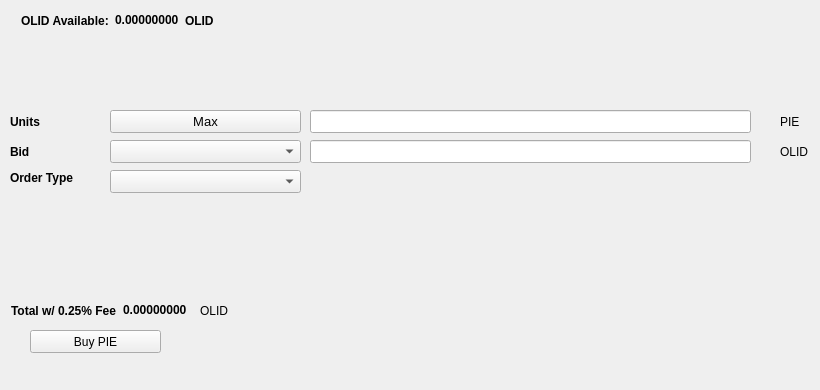
   <widget class="QWidget" name="BuyTab">
    <attribute name="title">
     <string>Buy</string>
    </attribute>
    <widget class="QPushButton" name="BuyPIE">
     <property name="geometry">
      <rect>
       <x>30</x>
       <y>330</y>
       <width>131</width>
       <height>23</height>
      </rect>
     </property>
     <property name="text">
      <string>Buy PIE</string>
     </property>
     <property name="icon">
      <iconset resource="../solidreserve.qrc">
       <normaloff>:/icons/solidreserve</normaloff>:/icons/solidreserve</iconset>
     </property>
    </widget>
    <widget class="QLabel" name="label_3">
     <property name="geometry">
      <rect>
       <x>10</x>
       <y>110</y>
       <width>46</width>
       <height>23</height>
      </rect>
     </property>
     <property name="font">
      <font>
       <weight>75</weight>
       <bold>true</bold>
      </font>
     </property>
     <property name="text">
      <string>Units</string>
     </property>
    </widget>
    <widget class="QLineEdit" name="UnitsInput">
     <property name="geometry">
      <rect>
       <x>310</x>
       <y>110</y>
       <width>441</width>
       <height>23</height>
      </rect>
     </property>
     <property name="font">
      <font>
       <pointsize>9</pointsize>
       <weight>75</weight>
       <bold>true</bold>
      </font>
     </property>
    </widget>
    <widget class="QLineEdit" name="BuyBidPriceEdit">
     <property name="geometry">
      <rect>
       <x>310</x>
       <y>140</y>
       <width>441</width>
       <height>23</height>
      </rect>
     </property>
     <property name="font">
      <font>
       <pointsize>9</pointsize>
       <weight>75</weight>
       <bold>true</bold>
      </font>
     </property>
    </widget>
    <widget class="QLabel" name="label_4">
     <property name="geometry">
      <rect>
       <x>780</x>
       <y>110</y>
       <width>31</width>
       <height>23</height>
      </rect>
     </property>
     <property name="text">
      <string>PIE</string>
     </property>
    </widget>
    <widget class="QLabel" name="label_5">
     <property name="geometry">
      <rect>
       <x>780</x>
       <y>140</y>
       <width>31</width>
       <height>23</height>
      </rect>
     </property>
     <property name="text">
      <string>OLID</string>
     </property>
    </widget>
    <widget class="QLabel" name="label_6">
     <property name="geometry">
      <rect>
       <x>10</x>
       <y>140</y>
       <width>46</width>
       <height>23</height>
      </rect>
     </property>
     <property name="font">
      <font>
       <weight>75</weight>
       <bold>true</bold>
      </font>
     </property>
     <property name="text">
      <string>Bid</string>
     </property>
    </widget>
    <widget class="QLabel" name="label_7">
     <property name="geometry">
      <rect>
       <x>10</x>
       <y>170</y>
       <width>91</width>
       <height>16</height>
      </rect>
     </property>
     <property name="font">
      <font>
       <weight>75</weight>
       <bold>true</bold>
      </font>
     </property>
     <property name="text">
      <string>Order Type</string>
     </property>
    </widget>
    <widget class="QPushButton" name="Buy_Max_Amount">
     <property name="geometry">
      <rect>
       <x>110</x>
       <y>110</y>
       <width>191</width>
       <height>23</height>
      </rect>
     </property>
     <property name="font">
      <font>
       <pointsize>10</pointsize>
      </font>
     </property>
     <property name="text">
      <string>Max</string>
     </property>
    </widget>
    <widget class="QComboBox" name="BuyBidcomboBox">
     <property name="geometry">
      <rect>
       <x>110</x>
       <y>140</y>
       <width>191</width>
       <height>23</height>
      </rect>
     </property>
     <property name="font">
      <font>
       <pointsize>10</pointsize>
      </font>
     </property>
    </widget>
    <widget class="QComboBox" name="buyOrdertypeCombo">
     <property name="geometry">
      <rect>
       <x>110</x>
       <y>170</y>
       <width>191</width>
       <height>23</height>
      </rect>
     </property>
     <property name="font">
      <font>
       <pointsize>10</pointsize>
      </font>
     </property>
    </widget>
    <widget class="QWidget" name="layoutWidget1">
     <property name="geometry">
      <rect>
       <x>21</x>
       <y>11</y>
       <width>227</width>
       <height>19</height>
      </rect>
     </property>
     <layout class="QHBoxLayout" name="horizontalLayout_3">
      <item>
       <widget class="QLabel" name="label232">
        <property name="font">
         <font>
          <weight>75</weight>
          <bold>true</bold>
         </font>
        </property>
        <property name="text">
         <string>OLID Available:</string>
        </property>
       </widget>
      </item>
      <item>
       <widget class="QLabel" name="OlidAvailableLbl">
        <property name="palette">
         <palette>
          <active>
           <colorrole role="WindowText">
            <brush brushstyle="SolidPattern">
             <color alpha="255">
              <red>0</red>
              <green>0</green>
              <blue>0</blue>
             </color>
            </brush>
           </colorrole>
           <colorrole role="Button">
            <brush brushstyle="SolidPattern">
             <color alpha="255">
              <red>0</red>
              <green>170</green>
              <blue>0</blue>
             </color>
            </brush>
           </colorrole>
           <colorrole role="Light">
            <brush brushstyle="SolidPattern">
             <color alpha="255">
              <red>0</red>
              <green>255</green>
              <blue>0</blue>
             </color>
            </brush>
           </colorrole>
           <colorrole role="Midlight">
            <brush brushstyle="SolidPattern">
             <color alpha="255">
              <red>0</red>
              <green>212</green>
              <blue>0</blue>
             </color>
            </brush>
           </colorrole>
           <colorrole role="Dark">
            <brush brushstyle="SolidPattern">
             <color alpha="255">
              <red>0</red>
              <green>85</green>
              <blue>0</blue>
             </color>
            </brush>
           </colorrole>
           <colorrole role="Mid">
            <brush brushstyle="SolidPattern">
             <color alpha="255">
              <red>0</red>
              <green>113</green>
              <blue>0</blue>
             </color>
            </brush>
           </colorrole>
           <colorrole role="Text">
            <brush brushstyle="SolidPattern">
             <color alpha="255">
              <red>0</red>
              <green>170</green>
              <blue>0</blue>
             </color>
            </brush>
           </colorrole>
           <colorrole role="BrightText">
            <brush brushstyle="SolidPattern">
             <color alpha="255">
              <red>255</red>
              <green>255</green>
              <blue>255</blue>
             </color>
            </brush>
           </colorrole>
           <colorrole role="ButtonText">
            <brush brushstyle="SolidPattern">
             <color alpha="255">
              <red>0</red>
              <green>0</green>
              <blue>0</blue>
             </color>
            </brush>
           </colorrole>
           <colorrole role="Base">
            <brush brushstyle="SolidPattern">
             <color alpha="255">
              <red>255</red>
              <green>255</green>
              <blue>255</blue>
             </color>
            </brush>
           </colorrole>
           <colorrole role="Window">
            <brush brushstyle="SolidPattern">
             <color alpha="255">
              <red>0</red>
              <green>170</green>
              <blue>0</blue>
             </color>
            </brush>
           </colorrole>
           <colorrole role="Shadow">
            <brush brushstyle="SolidPattern">
             <color alpha="255">
              <red>0</red>
              <green>0</green>
              <blue>0</blue>
             </color>
            </brush>
           </colorrole>
           <colorrole role="AlternateBase">
            <brush brushstyle="SolidPattern">
             <color alpha="255">
              <red>127</red>
              <green>212</green>
              <blue>127</blue>
             </color>
            </brush>
           </colorrole>
           <colorrole role="ToolTipBase">
            <brush brushstyle="SolidPattern">
             <color alpha="255">
              <red>255</red>
              <green>255</green>
              <blue>220</blue>
             </color>
            </brush>
           </colorrole>
           <colorrole role="ToolTipText">
            <brush brushstyle="SolidPattern">
             <color alpha="255">
              <red>0</red>
              <green>0</green>
              <blue>0</blue>
             </color>
            </brush>
           </colorrole>
          </active>
          <inactive>
           <colorrole role="WindowText">
            <brush brushstyle="SolidPattern">
             <color alpha="255">
              <red>0</red>
              <green>0</green>
              <blue>0</blue>
             </color>
            </brush>
           </colorrole>
           <colorrole role="Button">
            <brush brushstyle="SolidPattern">
             <color alpha="255">
              <red>0</red>
              <green>170</green>
              <blue>0</blue>
             </color>
            </brush>
           </colorrole>
           <colorrole role="Light">
            <brush brushstyle="SolidPattern">
             <color alpha="255">
              <red>0</red>
              <green>255</green>
              <blue>0</blue>
             </color>
            </brush>
           </colorrole>
           <colorrole role="Midlight">
            <brush brushstyle="SolidPattern">
             <color alpha="255">
              <red>0</red>
              <green>212</green>
              <blue>0</blue>
             </color>
            </brush>
           </colorrole>
           <colorrole role="Dark">
            <brush brushstyle="SolidPattern">
             <color alpha="255">
              <red>0</red>
              <green>85</green>
              <blue>0</blue>
             </color>
            </brush>
           </colorrole>
           <colorrole role="Mid">
            <brush brushstyle="SolidPattern">
             <color alpha="255">
              <red>0</red>
              <green>113</green>
              <blue>0</blue>
             </color>
            </brush>
           </colorrole>
           <colorrole role="Text">
            <brush brushstyle="SolidPattern">
             <color alpha="255">
              <red>0</red>
              <green>170</green>
              <blue>0</blue>
             </color>
            </brush>
           </colorrole>
           <colorrole role="BrightText">
            <brush brushstyle="SolidPattern">
             <color alpha="255">
              <red>255</red>
              <green>255</green>
              <blue>255</blue>
             </color>
            </brush>
           </colorrole>
           <colorrole role="ButtonText">
            <brush brushstyle="SolidPattern">
             <color alpha="255">
              <red>0</red>
              <green>0</green>
              <blue>0</blue>
             </color>
            </brush>
           </colorrole>
           <colorrole role="Base">
            <brush brushstyle="SolidPattern">
             <color alpha="255">
              <red>255</red>
              <green>255</green>
              <blue>255</blue>
             </color>
            </brush>
           </colorrole>
           <colorrole role="Window">
            <brush brushstyle="SolidPattern">
             <color alpha="255">
              <red>0</red>
              <green>170</green>
              <blue>0</blue>
             </color>
            </brush>
           </colorrole>
           <colorrole role="Shadow">
            <brush brushstyle="SolidPattern">
             <color alpha="255">
              <red>0</red>
              <green>0</green>
              <blue>0</blue>
             </color>
            </brush>
           </colorrole>
           <colorrole role="AlternateBase">
            <brush brushstyle="SolidPattern">
             <color alpha="255">
              <red>127</red>
              <green>212</green>
              <blue>127</blue>
             </color>
            </brush>
           </colorrole>
           <colorrole role="ToolTipBase">
            <brush brushstyle="SolidPattern">
             <color alpha="255">
              <red>255</red>
              <green>255</green>
              <blue>220</blue>
             </color>
            </brush>
           </colorrole>
           <colorrole role="ToolTipText">
            <brush brushstyle="SolidPattern">
             <color alpha="255">
              <red>0</red>
              <green>0</green>
              <blue>0</blue>
             </color>
            </brush>
           </colorrole>
          </inactive>
          <disabled>
           <colorrole role="WindowText">
            <brush brushstyle="SolidPattern">
             <color alpha="255">
              <red>0</red>
              <green>85</green>
              <blue>0</blue>
             </color>
            </brush>
           </colorrole>
           <colorrole role="Button">
            <brush brushstyle="SolidPattern">
             <color alpha="255">
              <red>0</red>
              <green>170</green>
              <blue>0</blue>
             </color>
            </brush>
           </colorrole>
           <colorrole role="Light">
            <brush brushstyle="SolidPattern">
             <color alpha="255">
              <red>0</red>
              <green>255</green>
              <blue>0</blue>
             </color>
            </brush>
           </colorrole>
           <colorrole role="Midlight">
            <brush brushstyle="SolidPattern">
             <color alpha="255">
              <red>0</red>
              <green>212</green>
              <blue>0</blue>
             </color>
            </brush>
           </colorrole>
           <colorrole role="Dark">
            <brush brushstyle="SolidPattern">
             <color alpha="255">
              <red>0</red>
              <green>85</green>
              <blue>0</blue>
             </color>
            </brush>
           </colorrole>
           <colorrole role="Mid">
            <brush brushstyle="SolidPattern">
             <color alpha="255">
              <red>0</red>
              <green>113</green>
              <blue>0</blue>
             </color>
            </brush>
           </colorrole>
           <colorrole role="Text">
            <brush brushstyle="SolidPattern">
             <color alpha="255">
              <red>0</red>
              <green>85</green>
              <blue>0</blue>
             </color>
            </brush>
           </colorrole>
           <colorrole role="BrightText">
            <brush brushstyle="SolidPattern">
             <color alpha="255">
              <red>255</red>
              <green>255</green>
              <blue>255</blue>
             </color>
            </brush>
           </colorrole>
           <colorrole role="ButtonText">
            <brush brushstyle="SolidPattern">
             <color alpha="255">
              <red>0</red>
              <green>85</green>
              <blue>0</blue>
             </color>
            </brush>
           </colorrole>
           <colorrole role="Base">
            <brush brushstyle="SolidPattern">
             <color alpha="255">
              <red>0</red>
              <green>170</green>
              <blue>0</blue>
             </color>
            </brush>
           </colorrole>
           <colorrole role="Window">
            <brush brushstyle="SolidPattern">
             <color alpha="255">
              <red>0</red>
              <green>170</green>
              <blue>0</blue>
             </color>
            </brush>
           </colorrole>
           <colorrole role="Shadow">
            <brush brushstyle="SolidPattern">
             <color alpha="255">
              <red>0</red>
              <green>0</green>
              <blue>0</blue>
             </color>
            </brush>
           </colorrole>
           <colorrole role="AlternateBase">
            <brush brushstyle="SolidPattern">
             <color alpha="255">
              <red>0</red>
              <green>170</green>
              <blue>0</blue>
             </color>
            </brush>
           </colorrole>
           <colorrole role="ToolTipBase">
            <brush brushstyle="SolidPattern">
             <color alpha="255">
              <red>255</red>
              <green>255</green>
              <blue>220</blue>
             </color>
            </brush>
           </colorrole>
           <colorrole role="ToolTipText">
            <brush brushstyle="SolidPattern">
             <color alpha="255">
              <red>0</red>
              <green>0</green>
              <blue>0</blue>
             </color>
            </brush>
           </colorrole>
          </disabled>
         </palette>
        </property>
        <property name="font">
         <font>
          <weight>75</weight>
          <bold>true</bold>
         </font>
        </property>
        <property name="text">
         <string>0.00000000</string>
        </property>
        <property name="textInteractionFlags">
         <set>Qt::LinksAccessibleByMouse|Qt::TextSelectableByKeyboard|Qt::TextSelectableByMouse</set>
        </property>
       </widget>
      </item>
      <item>
       <widget class="QLabel" name="OlidAvailableLbl_2">
        <property name="font">
         <font>
          <weight>75</weight>
          <bold>true</bold>
         </font>
        </property>
        <property name="text">
         <string>OLID</string>
        </property>
       </widget>
      </item>
     </layout>
    </widget>
    <widget class="QWidget" name="layoutWidge2">
     <property name="geometry">
      <rect>
       <x>11</x>
       <y>301</y>
       <width>259</width>
       <height>19</height>
      </rect>
     </property>
     <layout class="QHBoxLayout" name="horizontalLayout_4">
      <item>
       <widget class="QLabel" name="label_9">
        <property name="font">
         <font>
          <weight>75</weight>
          <bold>true</bold>
         </font>
        </property>
        <property name="text">
         <string>Total w/ 0.25% Fee</string>
        </property>
       </widget>
      </item>
      <item>
       <widget class="QLabel" name="BuyCostLabel">
        <property name="palette">
         <palette>
          <active>
           <colorrole role="WindowText">
            <brush brushstyle="SolidPattern">
             <color alpha="255">
              <red>0</red>
              <green>0</green>
              <blue>0</blue>
             </color>
            </brush>
           </colorrole>
           <colorrole role="Button">
            <brush brushstyle="SolidPattern">
             <color alpha="255">
              <red>0</red>
              <green>170</green>
              <blue>0</blue>
             </color>
            </brush>
           </colorrole>
           <colorrole role="Light">
            <brush brushstyle="SolidPattern">
             <color alpha="255">
              <red>0</red>
              <green>255</green>
              <blue>0</blue>
             </color>
            </brush>
           </colorrole>
           <colorrole role="Midlight">
            <brush brushstyle="SolidPattern">
             <color alpha="255">
              <red>0</red>
              <green>212</green>
              <blue>0</blue>
             </color>
            </brush>
           </colorrole>
           <colorrole role="Dark">
            <brush brushstyle="SolidPattern">
             <color alpha="255">
              <red>0</red>
              <green>85</green>
              <blue>0</blue>
             </color>
            </brush>
           </colorrole>
           <colorrole role="Mid">
            <brush brushstyle="SolidPattern">
             <color alpha="255">
              <red>0</red>
              <green>113</green>
              <blue>0</blue>
             </color>
            </brush>
           </colorrole>
           <colorrole role="Text">
            <brush brushstyle="SolidPattern">
             <color alpha="255">
              <red>0</red>
              <green>170</green>
              <blue>0</blue>
             </color>
            </brush>
           </colorrole>
           <colorrole role="BrightText">
            <brush brushstyle="SolidPattern">
             <color alpha="255">
              <red>255</red>
              <green>255</green>
              <blue>255</blue>
             </color>
            </brush>
           </colorrole>
           <colorrole role="ButtonText">
            <brush brushstyle="SolidPattern">
             <color alpha="255">
              <red>0</red>
              <green>0</green>
              <blue>0</blue>
             </color>
            </brush>
           </colorrole>
           <colorrole role="Base">
            <brush brushstyle="SolidPattern">
             <color alpha="255">
              <red>255</red>
              <green>255</green>
              <blue>255</blue>
             </color>
            </brush>
           </colorrole>
           <colorrole role="Window">
            <brush brushstyle="SolidPattern">
             <color alpha="255">
              <red>0</red>
              <green>170</green>
              <blue>0</blue>
             </color>
            </brush>
           </colorrole>
           <colorrole role="Shadow">
            <brush brushstyle="SolidPattern">
             <color alpha="255">
              <red>0</red>
              <green>0</green>
              <blue>0</blue>
             </color>
            </brush>
           </colorrole>
           <colorrole role="AlternateBase">
            <brush brushstyle="SolidPattern">
             <color alpha="255">
              <red>127</red>
              <green>212</green>
              <blue>127</blue>
             </color>
            </brush>
           </colorrole>
           <colorrole role="ToolTipBase">
            <brush brushstyle="SolidPattern">
             <color alpha="255">
              <red>255</red>
              <green>255</green>
              <blue>220</blue>
             </color>
            </brush>
           </colorrole>
           <colorrole role="ToolTipText">
            <brush brushstyle="SolidPattern">
             <color alpha="255">
              <red>0</red>
              <green>0</green>
              <blue>0</blue>
             </color>
            </brush>
           </colorrole>
          </active>
          <inactive>
           <colorrole role="WindowText">
            <brush brushstyle="SolidPattern">
             <color alpha="255">
              <red>0</red>
              <green>0</green>
              <blue>0</blue>
             </color>
            </brush>
           </colorrole>
           <colorrole role="Button">
            <brush brushstyle="SolidPattern">
             <color alpha="255">
              <red>0</red>
              <green>170</green>
              <blue>0</blue>
             </color>
            </brush>
           </colorrole>
           <colorrole role="Light">
            <brush brushstyle="SolidPattern">
             <color alpha="255">
              <red>0</red>
              <green>255</green>
              <blue>0</blue>
             </color>
            </brush>
           </colorrole>
           <colorrole role="Midlight">
            <brush brushstyle="SolidPattern">
             <color alpha="255">
              <red>0</red>
              <green>212</green>
              <blue>0</blue>
             </color>
            </brush>
           </colorrole>
           <colorrole role="Dark">
            <brush brushstyle="SolidPattern">
             <color alpha="255">
              <red>0</red>
              <green>85</green>
              <blue>0</blue>
             </color>
            </brush>
           </colorrole>
           <colorrole role="Mid">
            <brush brushstyle="SolidPattern">
             <color alpha="255">
              <red>0</red>
              <green>113</green>
              <blue>0</blue>
             </color>
            </brush>
           </colorrole>
           <colorrole role="Text">
            <brush brushstyle="SolidPattern">
             <color alpha="255">
              <red>0</red>
              <green>170</green>
              <blue>0</blue>
             </color>
            </brush>
           </colorrole>
           <colorrole role="BrightText">
            <brush brushstyle="SolidPattern">
             <color alpha="255">
              <red>255</red>
              <green>255</green>
              <blue>255</blue>
             </color>
            </brush>
           </colorrole>
           <colorrole role="ButtonText">
            <brush brushstyle="SolidPattern">
             <color alpha="255">
              <red>0</red>
              <green>0</green>
              <blue>0</blue>
             </color>
            </brush>
           </colorrole>
           <colorrole role="Base">
            <brush brushstyle="SolidPattern">
             <color alpha="255">
              <red>255</red>
              <green>255</green>
              <blue>255</blue>
             </color>
            </brush>
           </colorrole>
           <colorrole role="Window">
            <brush brushstyle="SolidPattern">
             <color alpha="255">
              <red>0</red>
              <green>170</green>
              <blue>0</blue>
             </color>
            </brush>
           </colorrole>
           <colorrole role="Shadow">
            <brush brushstyle="SolidPattern">
             <color alpha="255">
              <red>0</red>
              <green>0</green>
              <blue>0</blue>
             </color>
            </brush>
           </colorrole>
           <colorrole role="AlternateBase">
            <brush brushstyle="SolidPattern">
             <color alpha="255">
              <red>127</red>
              <green>212</green>
              <blue>127</blue>
             </color>
            </brush>
           </colorrole>
           <colorrole role="ToolTipBase">
            <brush brushstyle="SolidPattern">
             <color alpha="255">
              <red>255</red>
              <green>255</green>
              <blue>220</blue>
             </color>
            </brush>
           </colorrole>
           <colorrole role="ToolTipText">
            <brush brushstyle="SolidPattern">
             <color alpha="255">
              <red>0</red>
              <green>0</green>
              <blue>0</blue>
             </color>
            </brush>
           </colorrole>
          </inactive>
          <disabled>
           <colorrole role="WindowText">
            <brush brushstyle="SolidPattern">
             <color alpha="255">
              <red>0</red>
              <green>85</green>
              <blue>0</blue>
             </color>
            </brush>
           </colorrole>
           <colorrole role="Button">
            <brush brushstyle="SolidPattern">
             <color alpha="255">
              <red>0</red>
              <green>170</green>
              <blue>0</blue>
             </color>
            </brush>
           </colorrole>
           <colorrole role="Light">
            <brush brushstyle="SolidPattern">
             <color alpha="255">
              <red>0</red>
              <green>255</green>
              <blue>0</blue>
             </color>
            </brush>
           </colorrole>
           <colorrole role="Midlight">
            <brush brushstyle="SolidPattern">
             <color alpha="255">
              <red>0</red>
              <green>212</green>
              <blue>0</blue>
             </color>
            </brush>
           </colorrole>
           <colorrole role="Dark">
            <brush brushstyle="SolidPattern">
             <color alpha="255">
              <red>0</red>
              <green>85</green>
              <blue>0</blue>
             </color>
            </brush>
           </colorrole>
           <colorrole role="Mid">
            <brush brushstyle="SolidPattern">
             <color alpha="255">
              <red>0</red>
              <green>113</green>
              <blue>0</blue>
             </color>
            </brush>
           </colorrole>
           <colorrole role="Text">
            <brush brushstyle="SolidPattern">
             <color alpha="255">
              <red>0</red>
              <green>85</green>
              <blue>0</blue>
             </color>
            </brush>
           </colorrole>
           <colorrole role="BrightText">
            <brush brushstyle="SolidPattern">
             <color alpha="255">
              <red>255</red>
              <green>255</green>
              <blue>255</blue>
             </color>
            </brush>
           </colorrole>
           <colorrole role="ButtonText">
            <brush brushstyle="SolidPattern">
             <color alpha="255">
              <red>0</red>
              <green>85</green>
              <blue>0</blue>
             </color>
            </brush>
           </colorrole>
           <colorrole role="Base">
            <brush brushstyle="SolidPattern">
             <color alpha="255">
              <red>0</red>
              <green>170</green>
              <blue>0</blue>
             </color>
            </brush>
           </colorrole>
           <colorrole role="Window">
            <brush brushstyle="SolidPattern">
             <color alpha="255">
              <red>0</red>
              <green>170</green>
              <blue>0</blue>
             </color>
            </brush>
           </colorrole>
           <colorrole role="Shadow">
            <brush brushstyle="SolidPattern">
             <color alpha="255">
              <red>0</red>
              <green>0</green>
              <blue>0</blue>
             </color>
            </brush>
           </colorrole>
           <colorrole role="AlternateBase">
            <brush brushstyle="SolidPattern">
             <color alpha="255">
              <red>0</red>
              <green>170</green>
              <blue>0</blue>
             </color>
            </brush>
           </colorrole>
           <colorrole role="ToolTipBase">
            <brush brushstyle="SolidPattern">
             <color alpha="255">
              <red>255</red>
              <green>255</green>
              <blue>220</blue>
             </color>
            </brush>
           </colorrole>
           <colorrole role="ToolTipText">
            <brush brushstyle="SolidPattern">
             <color alpha="255">
              <red>0</red>
              <green>0</green>
              <blue>0</blue>
             </color>
            </brush>
           </colorrole>
          </disabled>
         </palette>
        </property>
        <property name="font">
         <font>
          <weight>75</weight>
          <bold>true</bold>
         </font>
        </property>
        <property name="autoFillBackground">
         <bool>false</bool>
        </property>
        <property name="text">
         <string>0.00000000</string>
        </property>
        <property name="textInteractionFlags">
         <set>Qt::LinksAccessibleByMouse|Qt::TextSelectableByMouse</set>
        </property>
       </widget>
      </item>
      <item>
       <widget class="QLabel" name="label_10">
        <property name="font">
         <font>
          <weight>50</weight>
          <bold>false</bold>
         </font>
        </property>
        <property name="text">
         <string>OLID</string>
        </property>
       </widget>
      </item>
     </layout>
    </widget>
    <widget class="QLabel" name="label_24">
     <property name="geometry">
      <rect>
       <x>460</x>
       <y>300</y>
       <width>281</width>
       <height>81</height>
      </rect>
     </property>
     <property name="text">
      <string/>
     </property>
     <property name="pixmap">
      <pixmap>:/images/bittrex</pixmap>
     </property>
    </widget>
   </widget>
